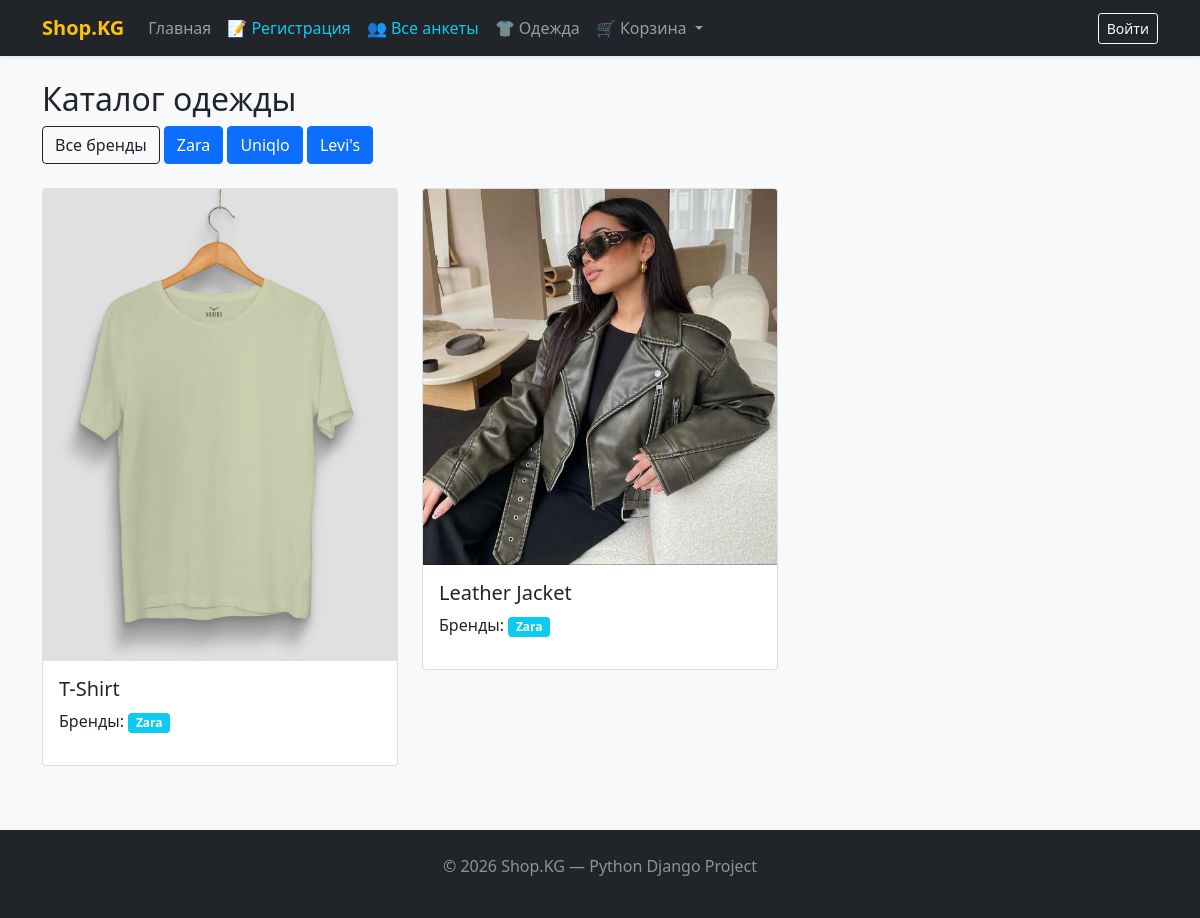
The app's page /clothes/?brand=1 with its own data.
### clothes/models.py (models this page shows, shortened)
class Brand(models.Model):
    name = models.CharField(max_length=100, verbose_name="Название бренда")

class ClothesModel(models.Model):
    title = models.CharField(max_length=100, verbose_name="Название одежды")
    image = models.ImageField(upload_to='clothes/', verbose_name="Фото")
    brands_name = models.ManyToManyField(Brand, verbose_name="Бренды")
    created_at = models.DateTimeField(auto_now_add=True)

### clothes/views.py (the view)
# urls.py: path('', views.ClothesListView.as_view(), name='clothes_list'),
class ClothesListView(ListView):
    model = ClothesModel
    template_name = 'clothes.html'
    context_object_name = 'clothes'
    def get_context_data(self, **kwargs):
        context = super().get_context_data(**kwargs)
        context['brands'] = Brand.objects.all()
        return context
    def get_queryset(self):
        brand_id = self.request.GET.get('brand')
        if brand_id:
            return ClothesModel.objects.filter(brands_name__id=brand_id)
        return ClothesModel.objects.all()

### templates/clothes.html
{% extends 'base.html' %}
{% block content %}
<h2>Каталог одежды</h2>
<div class="mb-4">
    <a href="{% url 'clothes_list' %}" class="btn btn-outline-dark">Все бренды</a>
    {% for brand in brands %}
        <a href="?brand={{ brand.id }}" class="btn btn-primary">{{ brand.name }}</a>
    {% endfor %}
</div>
<div class="row">
    {% for item in clothes %}
    <div class="col-md-4">
        <div class="card mb-3">
            {% if item.image %}
                <img src="{{ item.image.url }}" class="card-img-top">
            {% endif %}
            <div class="card-body">
                <h5>{{ item.title }}</h5>
                <p>Бренды:
                    {% for b in item.brands_name.all %}
                        <span class="badge bg-info">{{ b.name }}</span>
                    {% endfor %}
                </p>
            </div>
        </div>
    </div>
    {% endfor %}
</div>
{% endblock %}

### records on screen
Brand: name "Zara"
Brand: name "Uniqlo"
Brand: name "Levi's"
ClothesModel: image (picture), title "T-Shirt"
ClothesModel: image (picture), title "Leather Jacket"
